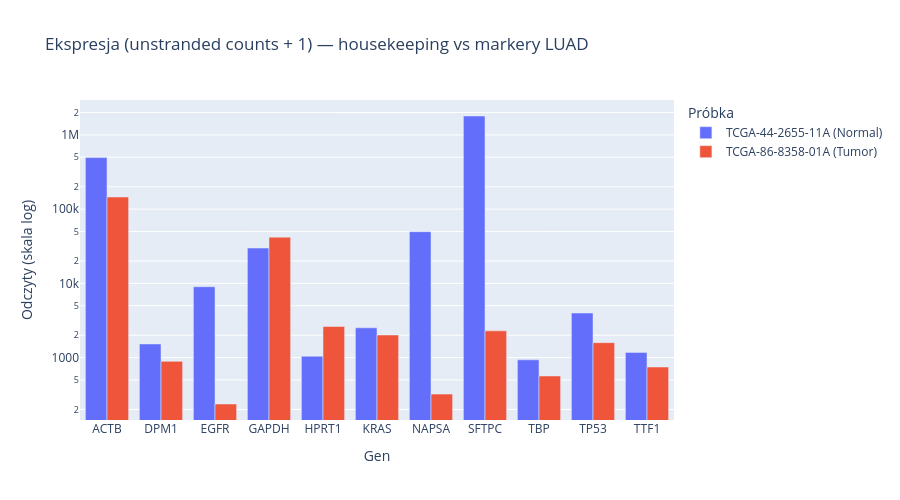

Notebook code for this chart:
### Markdown cell above
## Wizualizacja: bar chart ekspresji w skali log

### Code cell
all_genes = HOUSEKEEPING + LUAD_MARKERS
gene_data = gene_expression(matrix, all_genes)

tissue_map = dict(zip(sheet["sample_id"].to_list(), sheet["tissue_type"].to_list()))

rows = []
for row in gene_data.iter_rows(named=True):
    for sid in sample_cols:
        rows.append({
            "gene": row["gene_name"],
            "sample": f"{sid} ({tissue_map.get(sid, '?')})",
            "expression": row[sid] + 1,
        })

plot_df = pl.DataFrame(rows)

fig = px.bar(
    plot_df.to_pandas(),
    x="gene", y="expression", color="sample",
    barmode="group", log_y=True,
    title="Ekspresja (unstranded counts + 1) — housekeeping vs markery LUAD",
    labels={"expression": "Odczyty (skala log)", "gene": "Gen"},
)
fig.update_layout(height=500, legend_title_text="Próbka")
fig.show()

### Figure 1 — Plotly figure (JSON) as saved in the notebook; plotly's stock layout.template omitted (floating-point values rounded to 4 significant figures)
{"data": [{"alignmentgroup": "True", "hovertemplate": "sample=TCGA-44-2655-11A (Normal)<br>Gen=%{x}<br>Odczyty (skala log)=%{y}<extra></extra>", "legendgroup": "TCGA-44-2655-11A (Normal)", "marker": {"color": "#636efa", "pattern": {"shape": ""}}, "name": "TCGA-44-2655-11A (Normal)", "offsetgroup": "TCGA-44-2655-11A (Normal)", "orientation": "v", "showlegend": true, "textposition": "auto", "type": "bar", "x": ["ACTB", "DPM1", "EGFR", "GAPDH", "HPRT1", "KRAS", "NAPSA", "SFTPC", "TBP", "TP53", "TTF1"], "xaxis": "x", "y": [494559, 1526, 9007, 29893, 1041, 2518, 49631, 1795956, 934, 3983, 1175], "yaxis": "y"}, {"alignmentgroup": "True", "hovertemplate": "sample=TCGA-86-8358-01A (Tumor)<br>Gen=%{x}<br>Odczyty (skala log)=%{y}<extra></extra>", "legendgroup": "TCGA-86-8358-01A (Tumor)", "marker": {"color": "#EF553B", "pattern": {"shape": ""}}, "name": "TCGA-86-8358-01A (Tumor)", "offsetgroup": "TCGA-86-8358-01A (Tumor)", "orientation": "v", "showlegend": true, "textposition": "auto", "type": "bar", "x": ["ACTB", "DPM1", "EGFR", "GAPDH", "HPRT1", "KRAS", "NAPSA", "SFTPC", "TBP", "TP53", "TTF1"], "xaxis": "x", "y": [145730, 890, 237, 41901, 2620, 2015, 322, 2290, 565, 1588, 746], "yaxis": "y"}], "layout": {"barmode": "group", "height": 500, "legend": {"title": {"text": "Próbka"}, "tracegroupgap": 0}, "title": {"text": "Ekspresja (unstranded counts + 1) — housekeeping vs markery LUAD"}, "xaxis": {"anchor": "y", "domain": [0, 1], "title": {"text": "Gen"}}, "yaxis": {"anchor": "x", "domain": [0, 1], "title": {"text": "Odczyty (skala log)"}, "type": "log"}}}
